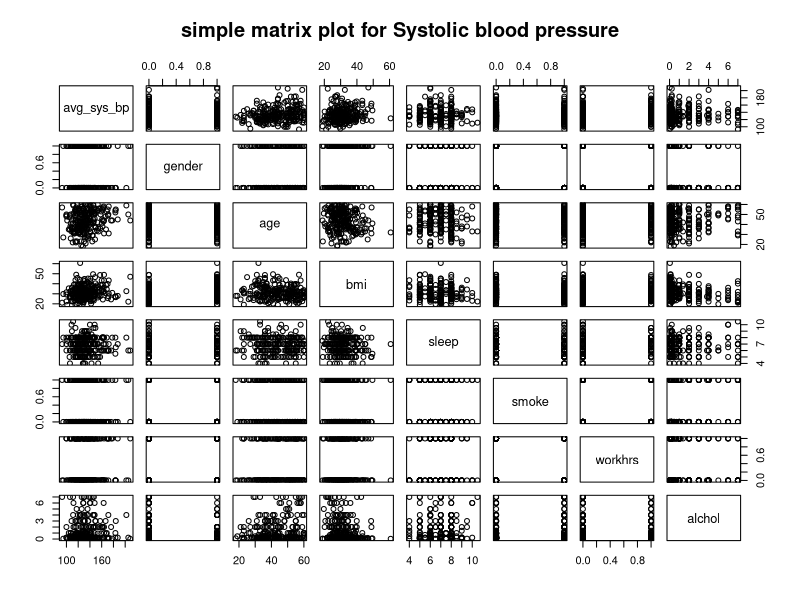
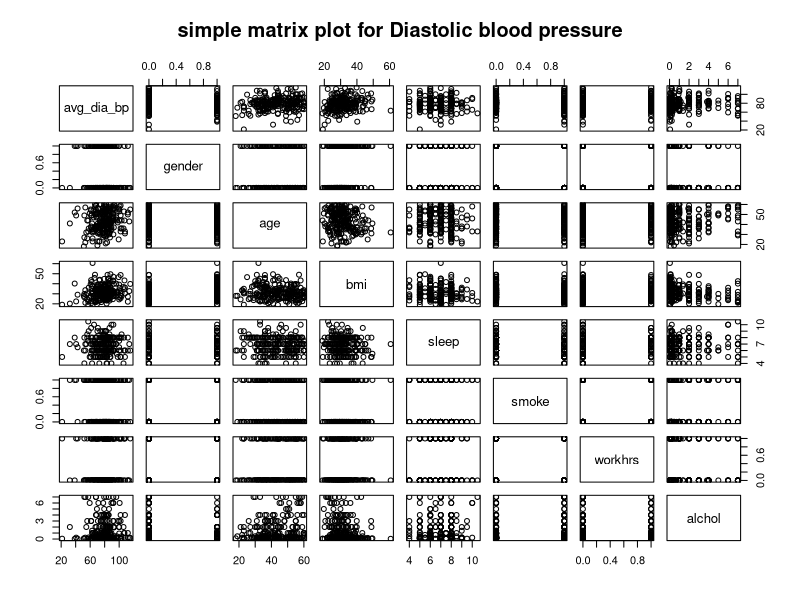
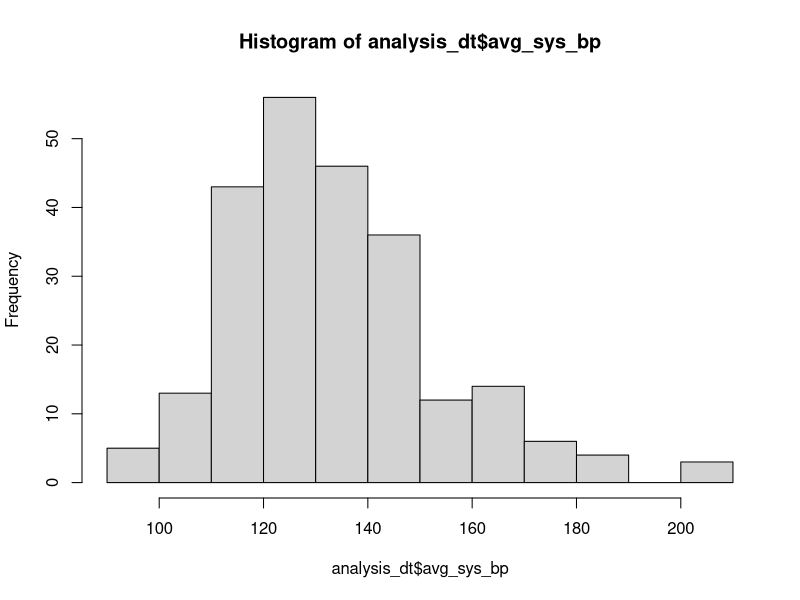
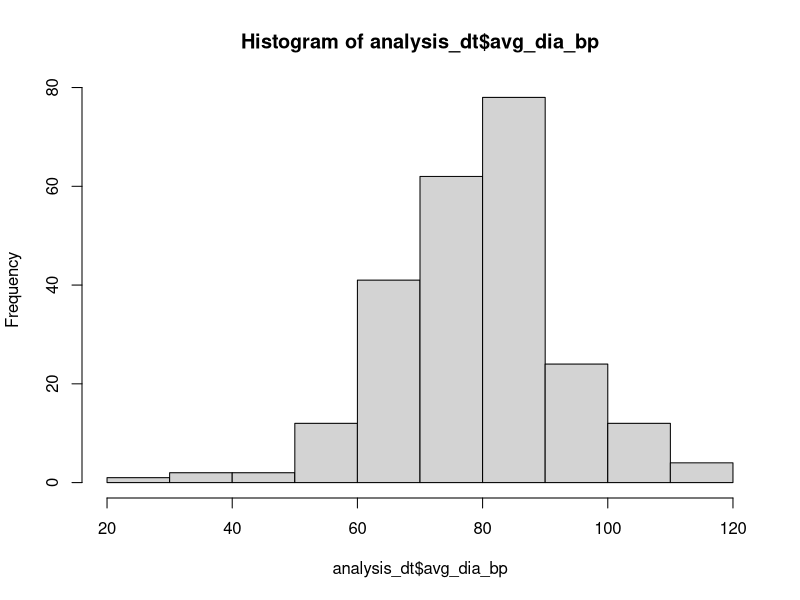
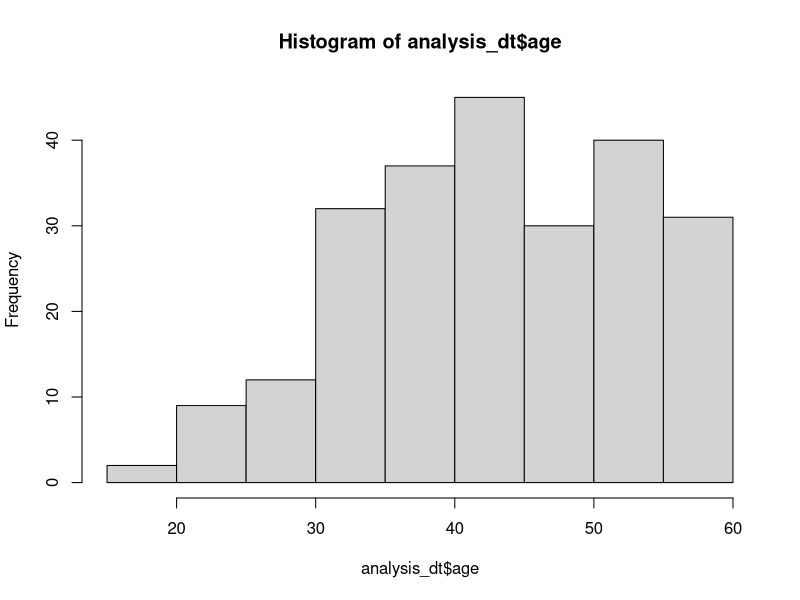
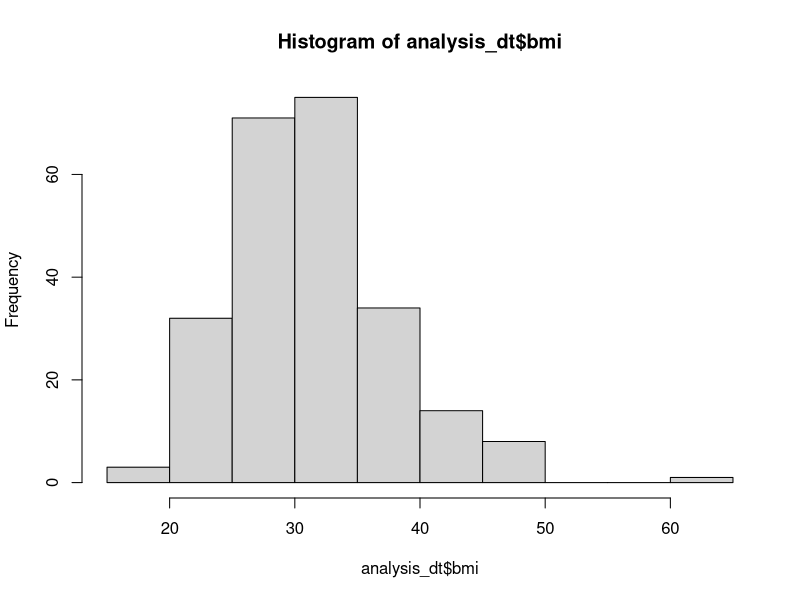
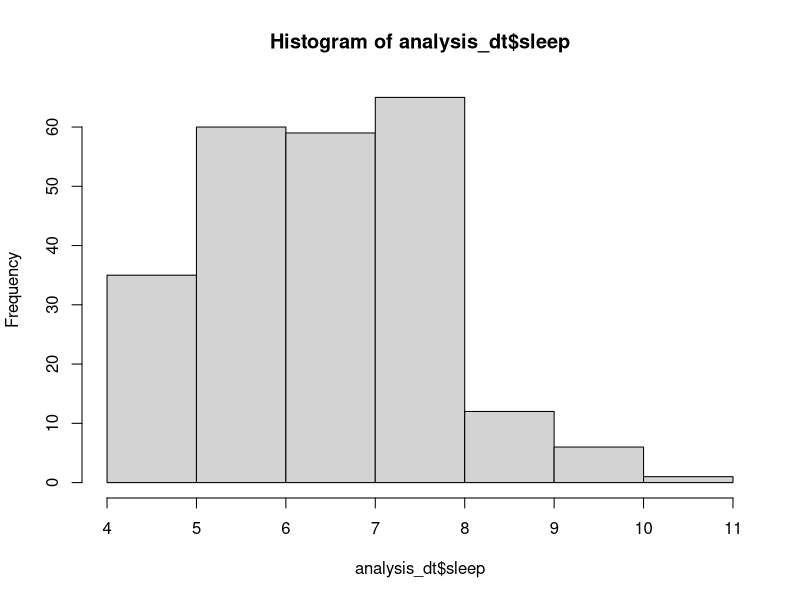
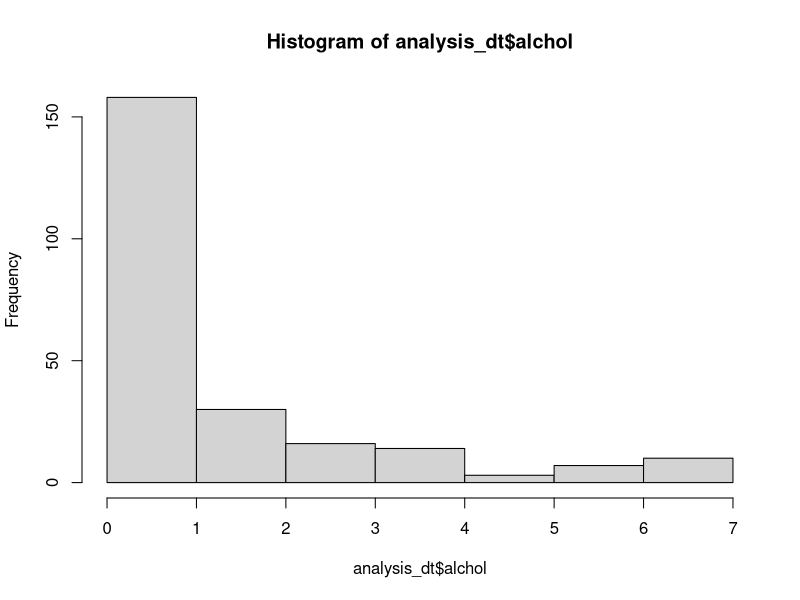

Write R code to recreate these figures, in order.
# Stats 506 group project
# script for core analysis
# data.table, lm
#
# Author: Zhe Zhao
# Last updated: Dec 10th

library(data.table)
library(magrittr)
analysis_dt = fread("cleaned_data.csv")

# matrix plot ------------------------------------------------------------------
pairs( ~avg_sys_bp + gender + age + bmi + sleep + smoke + workhrs +
         alchol, data = analysis_dt, main = "simple matrix plot for Systolic blood pressure")

pairs( ~avg_dia_bp + gender + age + bmi + sleep + smoke + workhrs +
         alchol, data = analysis_dt, main = "simple matrix plot for Diastolic blood pressure")


# normality check by histogram -------------------------------------------------
hist(analysis_dt$avg_sys_bp)
hist(analysis_dt$avg_dia_bp)
hist(analysis_dt$age)
hist(analysis_dt$bmi)
hist(analysis_dt$sleep)
hist(analysis_dt$alchol)
# age and alcohol are big problem


# check variance pre -----------------------------------------------------------
## systolic bp
## the result of prefit will not be shown in write-up
pre_sys_fit = lm(avg_sys_bp ~ gender + age + bmi + sleep + smoke + workhrs + alchol,
             data = analysis_dt)

summary(pre_sys_fit)
## standardized residuals plot
st_sys_red = rstandard(pre_sys_fit)
fitted_sys = pre_sys_fit$fitted.values

plot(fitted_sys, st_sys_red, xlab = "fitted values", 
     ylab = "standardized residuals", 
     main = "standardized residuals plot (systolic bp)")


## diatolic bp
## the result of prefit will not be shown in write-up
pre_dia_fit = lm(avg_dia_bp ~ gender + age + sleep + smoke + workhrs + alchol,
                 data = analysis_dt)

## standardized residuals plot
st_dia_red = rstandard(pre_dia_fit)
fitted_dia = pre_sys_fit$fitted.values

plot(fitted_dia, st_dia_red, xlab = "fitted values", 
     ylab = "standardized residuals", 
     main = "standardized residuals plot (diatolic bp)")

# check correlation ------------------------------------------------------------
cov_mat = vcov(pre_sys_fit)
cov_mat[-1, -1] > 0.8
## no correlation between continuous variables larger than 0.8

## check correlation between indicators
gs = chisq.test(analysis_dt$gender, analysis_dt$smoke)
gw = chisq.test(analysis_dt$gender, analysis_dt$workhrs)
sw = chisq.test(analysis_dt$smoke, analysis_dt$workhrs)

## make tables
row = c("gender", "gender", "smoke")
col = c("smoke", "workhrs", "workhrs")
chi_sq_stats = c( gs$statistic, gw$statistic, sw$statistic )
p_value = c(gs$p.value, gw$p.value, sw$p.value)

m = as.data.table(cbind(row, col, chi_sq_stats, p_value))
##  no significant correlation between dummy variables

# check linearity --------------------------------------------------------------
## added value plot
par(mfrow = c(2,2))
## added variable plot for age
lm_a = lm(avg_sys_bp ~ gender + bmi + sleep + smoke + workhrs + alchol,
          data = analysis_dt)
residual_y_age = rstandard(lm_a)

lm_a_x = lm(age ~ gender + bmi + sleep + smoke + workhrs + alchol, 
            data = analysis_dt)
residual_x_age = rstandard(lm_a_x)

plot(residual_x_age, residual_y_age) # added variable plot given age

sp_age = smooth.spline(residual_x_age, residual_y_age, df = 3)

lines(sp_age, col = "red")

# age has non linear pattern

## added variable plot for bmi
lm_b = lm(avg_sys_bp ~ gender + age + sleep + smoke + workhrs + alchol,
          data = analysis_dt)
residual_y_bmi = rstandard(lm_b)

lm_b_x = lm(bmi ~ gender + age + sleep + smoke + workhrs + alchol, 
            data = analysis_dt)
residual_x_bmi = rstandard(lm_b_x)

plot(residual_x_bmi, residual_y_bmi) # added variable plot given age

sp_bmi = smooth.spline(residual_x_bmi, residual_y_bmi, df = 5)

lines(sp_bmi, col = "red")

## added variable plot for sleep
lm_s = lm(avg_sys_bp ~ gender + age + bmi + smoke + workhrs + alchol,
          data = analysis_dt)
residual_y_sleep = rstandard(lm_s)

lm_s_x = lm(sleep ~ gender + age + bmi + smoke + workhrs + alchol, 
            data = analysis_dt)
residual_x_sleep = rstandard(lm_s_x)

plot(residual_x_sleep, residual_y_sleep) # added variable plot given age

## added variable plot for alcohol
lm_al = lm(avg_sys_bp ~ gender + age + sleep + smoke + workhrs + bmi,
          data = analysis_dt)
residual_y_alchol = rstandard(lm_al)

lm_al_x = lm(alchol ~ gender + age + sleep + smoke + workhrs + bmi, 
            data = analysis_dt)
residual_x_alchol = rstandard(lm_al_x)

plot(residual_x_alchol, residual_y_alchol) # added variable plot given age
# non-linear for alchol





